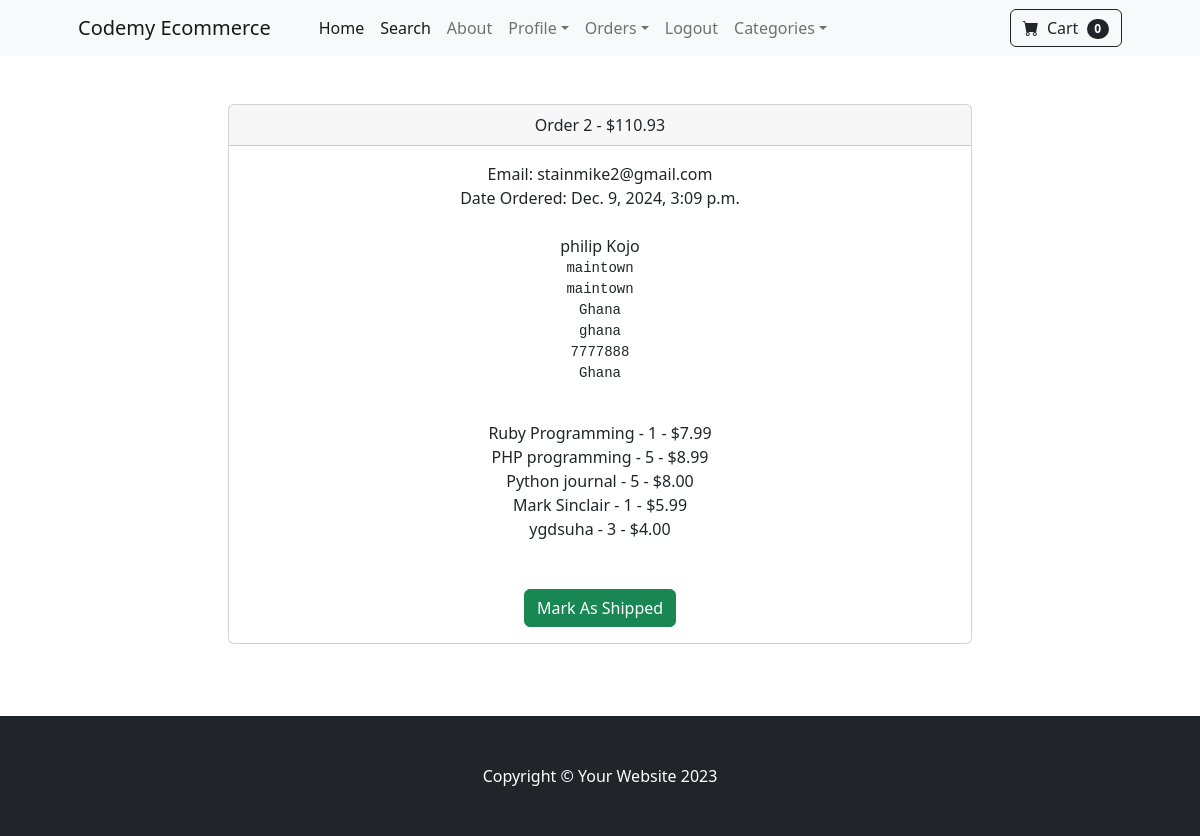
Page /payment/orders/2 (signed in) on the committed database.
### payment/models.py (models this page shows, shortened)
class Order(models.Model):
	user = models.ForeignKey(User, on_delete=models.CASCADE, null=True, blank=True)
	full_name = models.CharField(max_length=250)
	email = models.EmailField(max_length=250)
	shipping_address = models.TextField(max_length=15000)
	amount_paid = models.DecimalField(max_digits=7, decimal_places=2)
	date_ordered = models.DateTimeField(auto_now_add=True)
	shipped = models.BooleanField(default=False)
	date_shipped = models.DateTimeField(blank=True, null=True)

class OrderItem(models.Model):
	order = models.ForeignKey(Order, on_delete=models.CASCADE, null=True)
	product = models.ForeignKey(Product, on_delete=models.CASCADE, null=True)
	user = models.ForeignKey(User, on_delete=models.CASCADE, null=True, blank=True)
	quantity = models.PositiveBigIntegerField(default=1)
	price = models.DecimalField(max_digits=7, decimal_places=2)

### store/models.py (models this page shows)
class Product(models.Model):
    name = models.CharField(max_length=200)
    price = models.DecimalField(max_digits=6, decimal_places=2)
    description = models.CharField(max_length=250, default='', blank=True, null=True)
    image = models.ImageField(upload_to='uploads/product/')
    category = models.ForeignKey(Category, on_delete=models.CASCADE, default=1)
    is_sale = models.BooleanField(default=False)
    sale_price = models.DecimalField(max_digits=6, decimal_places=2, default=datetime.datetime.now())  # Set default sale price to current date and time
    def __str__(self):
        return self.name

### payment/views.py (the view, shortened to what this page needs)
# urls.py: path('orders/<int:pk>', views.orders, name='orders'),
def orders(request, pk):
	if request.user.is_authenticated and request.user.is_superuser:
		order = Order.objects.get(id=pk)
		items = OrderItem.objects.filter(order=pk)
		return render(request, 'payment/orders.html', {"order":order, "items":items})
	else:
		messages.success(request, "Access Denied")
		return redirect('home')

### cart/cart.py (called while the page is built)
	def __len__(self):
		return len(self.cart)

### cart/context_processors.py (called while the page is built)
def cart(request):
	return {'cart': Cart(request)}

### payment/templates/payment/orders.html (shortened to what this page needs)
{% extends 'base.html' %}
{% block content %}
        <div class="container">
        	<div class="row">
        		<center>
        			<div class="col-8">
        				<br/><br/>
<div class="card">
  <div class="card-header">
    Order {{ order.id}} - ${{order.amount_paid}}
  </div>
  <div class="card-body">
    Email: {{ order.email}}<br/>
    {% if order.date_shipped %}
      Date Shipped: {{ order.date_shipped}}
    {% else %}
     Date Ordered: {{ order.date_ordered}}
    {% endif %}
    <br/><br/>
    {{ order.full_name }}<br/>
    <pre>{{ order.shipping_address }}
    </pre>
    {% for item in items %}
      {{ item.product }} - {{ item.quantity }} - ${{ item.price }}<br/>
    {% endfor %}
    <br/><br/>
    {% if not order.shipped %}
    <form method="POST">
      <button type="Submit" class="btn btn-success">Mark As Shipped</button>
    {% else %}
    <form method="POST">
      {% csrf_token %}
      <input type="hidden" name="shipping_status" value="false">
      <button type="Submit" class="btn btn-danger">Mark As Not Shipped</button>
    </from>
    {% endif %}
  </div>
</div>
<br/>
<br/><br/>
        			</div>
        		</center>
        	</div>
        </div>
{% endblock %}

### rows in the picture
Order: id "2", amount_paid "110.93", email "stainmike2@gmail.com", date_ordered "Dec. 9, 2024, 3:09 p.m.", full_name "philip Kojo", shipping_address "maintown maintown Ghana ghana 7777888 Ghana"
OrderItem: product "Ruby Programming", quantity "1", price "7.99"
OrderItem: product "PHP programming", quantity "5", price "8.99"
OrderItem: product "Python journal", quantity "5", price "8.00"
OrderItem: product "Mark Sinclair", quantity "1", price "5.99"
OrderItem: product "ygdsuha", quantity "3", price "4.00"

### other values in the picture
{{ cart|length }} "0"
